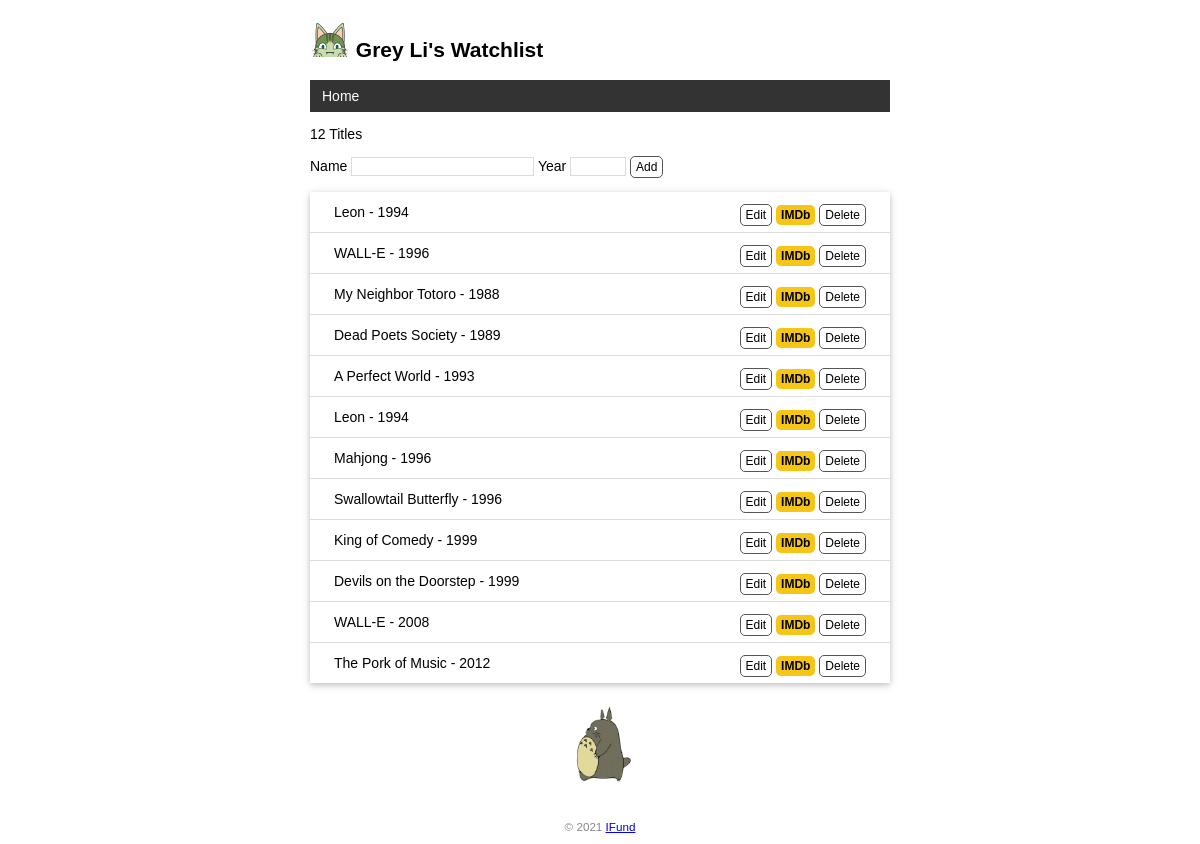
/, run on an earlier commit of the app's database.
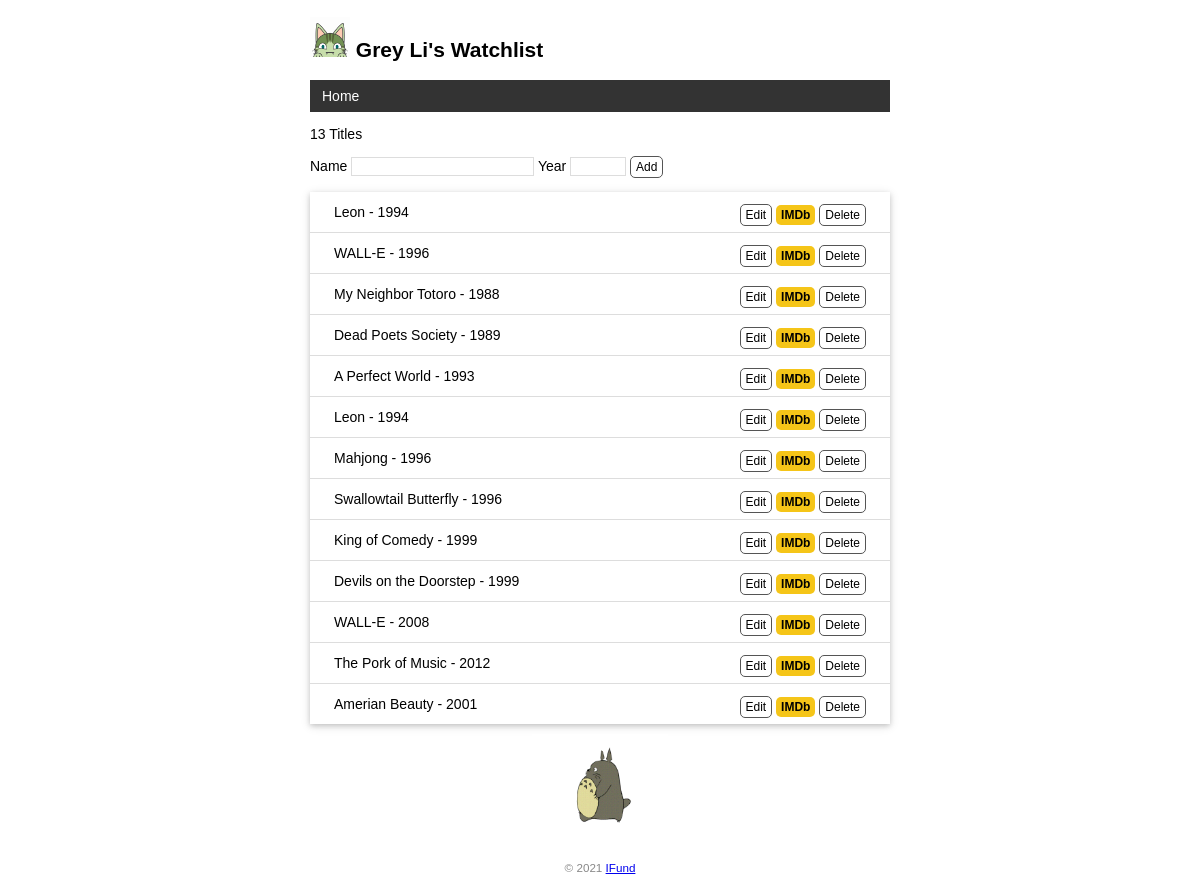
And on a later commit of the database.
### app3.py (models this page shows)
class Movie(db.Model):  # 表名将会是 movie
    id = db.Column(db.Integer, primary_key=True)  # 主键
    title = db.Column(db.String(60))  # 电影标题
    year = db.Column(db.String(4))  # 电影年份

### app3.py (the view, shortened to what this page needs)
@app.route('/', methods=['GET', 'POST'])
def index():
    movies = Movie.query.all()
    return render_template('index.html', movies=movies)

### app3.py (called while the page is built)
@app.context_processor
def inject_user():
    user = User.query.first()
    return dict(user=user)

### templates/index.html
{% extends 'base.html' %}
{% block content %}
<p>{{ movies|length }} Titles</p>
<form method="post">
    Name <input type="text" name="title" autocomplete="off" required>
    Year <input type="text" name="year" autocomplete="off" required>
    <input class="btn" type="submit" name="submit" value="Add">
</form>
<ul class="movie-list">
    {% for movie in movies %}
    <li>{{ movie.title }} - {{ movie.year }}
        <span class="float-right">
            <a class="btn" href="{{ url_for('edit', movie_id=movie.id) }}">Edit</a>
            <a class="imdb" href="https://www.imdb.com/find?q={{ movie.title }}" target="_blank" title="Find this movie on IMDb">IMDb</a>
            <form class="inline-form" method="post" action="{{ url_for('delete', movie_id=movie.id) }}">
                <input class="btn" type="submit" name="delete" value="Delete" onclick="return confirm('Are you sure?')">
            </form>
        </span>
    </li>
    {% endfor %}
</ul>
<img alt="Walking Totoro" class="totoro" src="{{ url_for('static', filename='images/totoro.gif') }}" title="to~to~ro~">
{% endblock %}

What changed in the data, as far as the page shows it:
added Movie: title "Amerian Beauty", year "2001"
Also different on the page:
{{ movies|length }}: "12" → "13"
